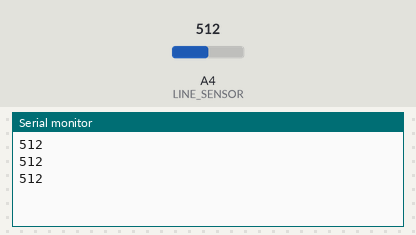
Recording of a sketch running on a simulated Arduino Uno, built with avr-gcc and run on an emulated ATmega328P. Parts: the last lines printed to the serial monitor. The inputs (shaded band) are chosen by the test bench; at power-on: A4 (LINE_SENSOR) = 512.

Above: at 1.3 s.
1.4 s: A4 (LINE_SENSOR) set to 716
At 1.9 s:
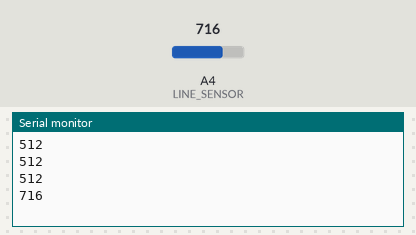
2.9 s: A4 (LINE_SENSOR) set to 900
At 3.4 s:
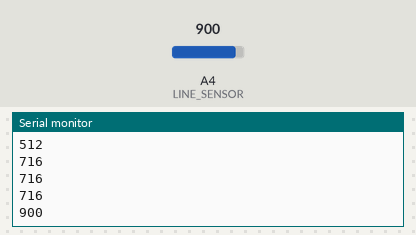
Timing chart, 0 to 5.9 s (numbered marks = the images above; inputs shaded):
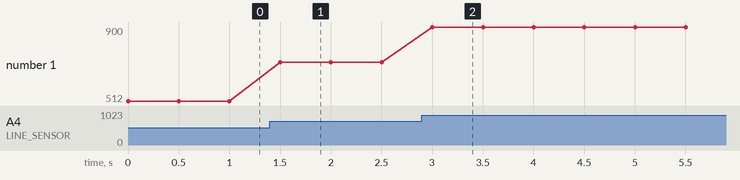

The sketch:

line_sensor.ino
```cpp
// function to test the line sensor

int LINE_SENSOR = A4;

void setup() {
  // put your setup code here, to run once:
  pinMode(LINE_SENSOR, INPUT);
  Serial.begin(9600);
}

void loop() {
  // put your main code here, to run repeatedly:
  Serial.println(analogRead(LINE_SENSOR));
  delay(500);
}
```

Measured:
- after the input at 1.4 s, the serial monitor: prints a new line after 0.10 s (image 1)
- after the input at 2.9 s, the serial monitor: prints a new line after 0.10 s (image 2)
- plotted number 1: 512 → 716 after the input at 1.4 s, 716 → 900 after the input at 2.9 s
